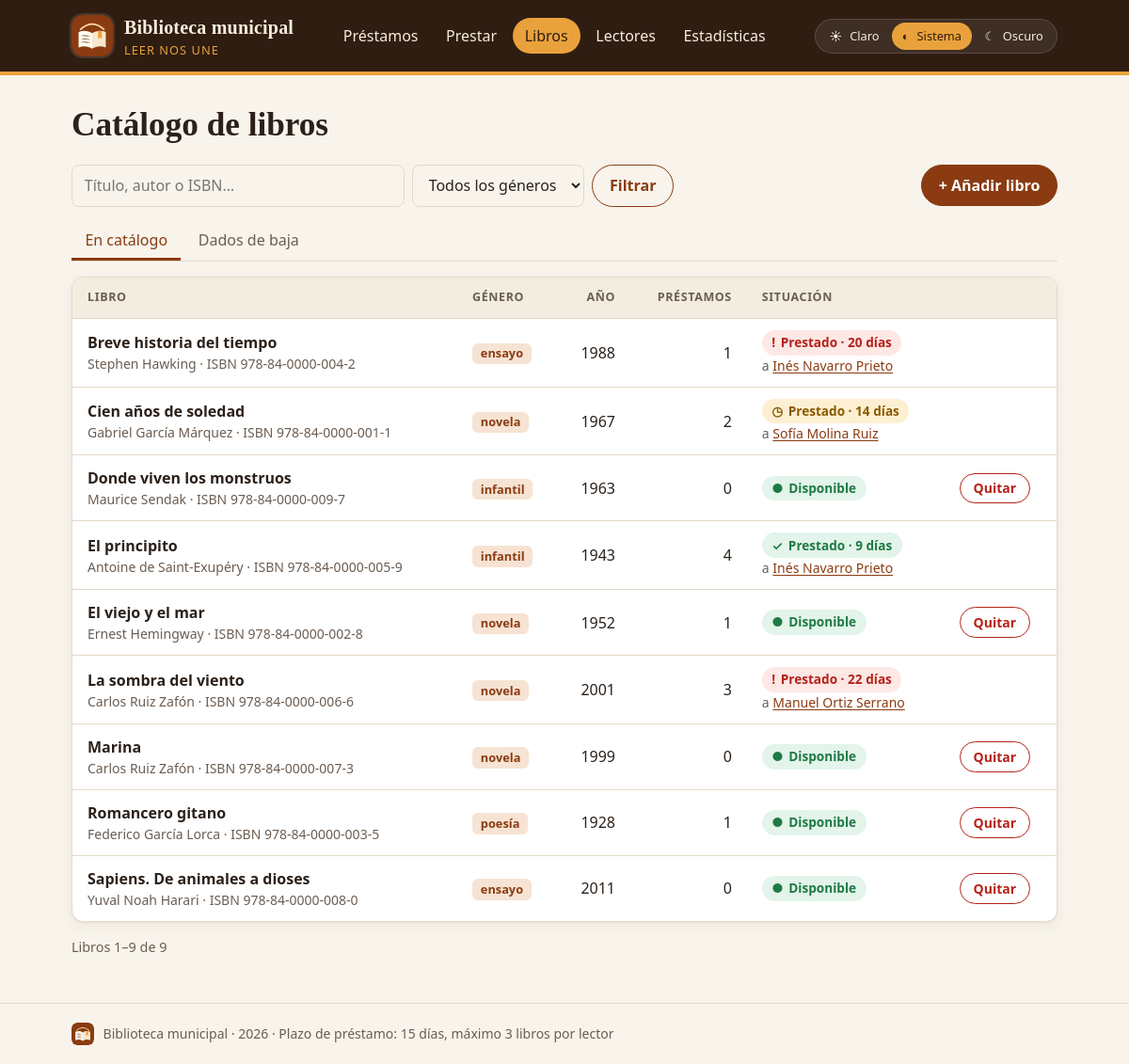
The page /libros.php on the database as committed earlier.
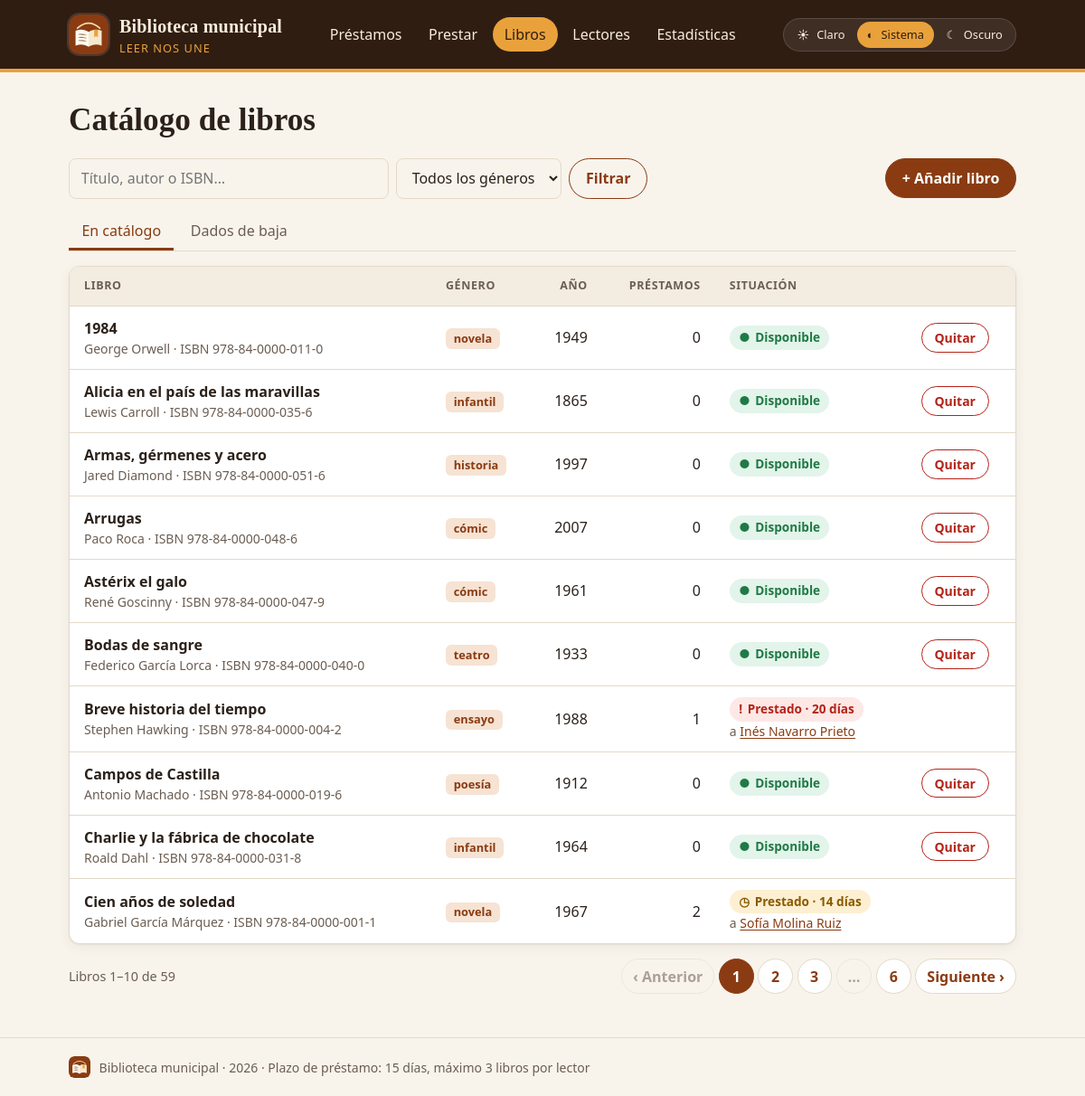
The same page on the database as committed later.
### tables this page shows
CREATE TABLE libros (
  id INT AUTO_INCREMENT PRIMARY KEY,
  isbn VARCHAR(17) NOT NULL UNIQUE,
  titulo VARCHAR(100) NOT NULL,
  autor VARCHAR(80) NOT NULL,
  anio INT,
  genero VARCHAR(20) NOT NULL,
  activo TINYINT(1) NOT NULL DEFAULT 1
);

### funciones.php (called while the page is built, shortened)
<?php
function e(?string $texto): string
{
    return htmlspecialchars($texto ?? '', ENT_QUOTES, 'UTF-8');
}
function estado_prestamo(int $dias): array
{
    if ($dias > PLAZO_DIAS) {
        return ['clase' => 'retrasado', 'icono' => '!', 'texto' => 'Retrasado ' . ($dias - PLAZO_DIAS) . ' d'];
    }
    if ($dias >= PLAZO_DIAS - 3) {
        return ['clase' => 'pronto', 'icono' => '◷', 'texto' => 'Vence pronto'];
    }
    return ['clase' => 'en-plazo', 'icono' => '✓', 'texto' => 'En plazo'];
}

### libros.php (the view, shortened to what the changed rows need)
<?php
require 'conexion.php';
$q = mb_substr(trim((string) filter_input(INPUT_GET, 'q')), 0, 60, 'UTF-8');
$genero = (string) filter_input(INPUT_GET, 'genero');
$genero = in_array($genero, GENEROS, true) ? $genero : '';
$verBajas = ($_GET['ver'] ?? '') === 'bajas';
$where = 'WHERE l.activo = ?';
$parametros = [$verBajas ? 0 : 1];
$recuento = $pdo->prepare("SELECT COUNT(*) FROM libros l $where");
$recuento->execute($parametros);
$total = (int) $recuento->fetchColumn();
$paginas = max(1, (int) ceil($total / POR_PAGINA));
$pagina = filter_input(INPUT_GET, 'pagina', FILTER_VALIDATE_INT, ['options' => ['min_range' => 1]]) ?: 1;
$pagina = min($pagina, $paginas);
$desde = ($pagina - 1) * POR_PAGINA;
$sql = "SELECT l.id, l.isbn, l.titulo, l.autor, l.anio, l.genero,
               (SELECT COUNT(*) FROM prestamos WHERE libro_id = l.id) AS veces,
               p.lector_id, DATEDIFF(CURDATE(), p.fecha_prestamo) AS dias,
               le.nombre, le.apellidos
        FROM libros l
        LEFT JOIN prestamos p ON p.libro_id = l.id AND p.fecha_devolucion IS NULL
        LEFT JOIN lectores le ON le.id = p.lector_id
        $where
        ORDER BY l.titulo, l.id
        LIMIT " . POR_PAGINA . " OFFSET $desde";
$consulta = $pdo->prepare($sql);
$consulta->execute($parametros);
$libros = $consulta->fetchAll();
function url_pagina(int $n): string
{
    global $q, $genero, $verBajas;
    return 'libros.php?' . http_build_query(array_filter([
        'q' => $q,
        'genero' => $genero,
        'ver' => $verBajas ? 'bajas' : '',
        'pagina' => $n > 1 ? $n : '',
    ], 'strlen'));
}
$titulo = 'Catálogo de libros';
require 'cabecera.php';
?>
<?php if (!$libros): ?>
  <p class="vacio">No hay ningún libro con esos criterios.</p>
<?php else: ?>
  <div class="tabla">
    <table>
      <thead>
        <tr>
          <th>Libro</th>
          <th>Género</th>
          <th class="num">Año</th>
          <th class="num">Préstamos</th>
          <th>Situación</th>
          <th><span class="oculto">Acción</span></th>
        </tr>
      </thead>
      <tbody>
        <?php foreach ($libros as $l): ?>
          <tr>
            <td>
              <strong><?= e($l['titulo']) ?></strong>
              <span class="secundario"><?= e($l['autor']) ?> · ISBN <?= e($l['isbn']) ?></span>
            </td>
            <td><span class="etiqueta"><?= e($l['genero']) ?></span></td>
            <td class="num"><?= $l['anio'] ?? '—' ?></td>
            <td class="num"><?= $l['veces'] ?></td>
            <td>
              <?php if ($verBajas): ?>
                <span class="secundario">De baja</span>
              <?php elseif ($l['lector_id']): ?>
                <?php $estado = estado_prestamo($l['dias']); ?>
                <span class="estado estado--<?= $estado['clase'] ?>">
                  <span aria-hidden="true"><?= $estado['icono'] ?></span> Prestado · <?= $l['dias'] ?> días
                </span>
                <span class="secundario">a <a href="lector.php?id=<?= $l['lector_id'] ?>"><?= e($l['nombre'] . ' ' . $l['apellidos']) ?></a></span>
              <?php else: ?>
                <span class="estado estado--disponible"><span aria-hidden="true">●</span> Disponible</span>
              <?php endif; ?>
            </td>
            <td>
              <?php if ($verBajas): ?>
                <form action="libro_quitar.php" method="post">
                  <?= campo_csrf() ?>
                  <input type="hidden" name="id" value="<?= $l['id'] ?>">
                  <input type="hidden" name="accion" value="recuperar">
                  <button type="submit" class="boton boton--secundario">Recuperar</button>
                </form>
              <?php elseif (!$l['lector_id']): ?>
                <form action="libro_quitar.php" method="post"
                      data-confirmar="¿Quitar «<?= e($l['titulo']) ?>» del catálogo?">
                  <button type="submit" class="boton boton--peligro">Quitar</button>
                </form>
              <?php endif; ?>
            </td>
          </tr>
        <?php endforeach; ?>
      </tbody>
    </table>
  </div>
  <nav class="paginacion" aria-label="Páginas del catálogo">
    <p class="paginacion__info">
      Libros <?= $desde + 1 ?>–<?= $desde + count($libros) ?> de <?= $total ?>
    </p>
    <?php if ($paginas > 1): ?>
      <ul>
        <li>
          <?php if ($pagina > 1): ?>
            <a href="<?= e(url_pagina($pagina - 1)) ?>" rel="prev"><span aria-hidden="true">‹</span> Anterior</a>
          <?php else: ?>
            <span class="desactivado"><span aria-hidden="true">‹</span> Anterior</span>
          <?php endif; ?>
        </li>
        <?php for ($n = 1; $n <= $paginas; $n++): ?>
          <?php if ($n === 1 || $n === $paginas || abs($n - $pagina) <= 2): ?>
            <li>
              <a href="<?= e(url_pagina($n)) ?>" <?= $n === $pagina ? 'aria-current="page"' : '' ?>
                 aria-label="Página <?= $n ?>"><?= $n ?></a>
            </li>
          <?php elseif (abs($n - $pagina) === 3): ?>
            <li><span class="desactivado" aria-hidden="true">…</span></li>
          <?php endif; ?>
        <?php endfor; ?>
        <li>
          <?php if ($pagina < $paginas): ?>
            <a href="<?= e(url_pagina($pagina + 1)) ?>" rel="next">Siguiente <span aria-hidden="true">›</span></a>
          <?php else: ?>
            <span class="desactivado">Siguiente <span aria-hidden="true">›</span></span>
          <?php endif; ?>
        </li>
      </ul>
    <?php endif; ?>
  </nav>
<?php endif; ?>
<?php require 'pie.php'; ?>

### cabecera.php (shortened to what the changed rows need)
<?php
$actual = basename($_SERVER['SCRIPT_NAME']);
$menu = [
    'index.php' => 'Préstamos',
    'nuevo.php' => 'Prestar',
    'libros.php' => 'Libros',
    'lectores.php' => 'Lectores',
    'estadisticas.php' => 'Estadísticas',
];
$seccion = [
    'libro_nuevo.php' => 'libros.php',
    'registro.php' => 'lectores.php',
    'lector.php' => 'lectores.php',
][$actual] ?? $actual;
$tema = $_COOKIE['tema'] ?? 'sistema';
$tema = in_array($tema, ['claro', 'oscuro', 'sistema'], true) ? $tema : 'sistema';
$temas = ['claro' => ['☀', 'Claro'], 'sistema' => ['◐', 'Sistema'], 'oscuro' => ['☾', 'Oscuro']];
?>
<!DOCTYPE html>
<html lang="es" data-tema="<?= $tema ?>">
<head>
  <link rel="stylesheet" href="estilos.css">
</head>
<body>
  <header class="cabecera">
    <div class="contenedor cabecera__fila">
      <nav aria-label="Menú principal">
        <?php foreach ($menu as $url => $texto): ?>
          <a href="<?= $url ?>" <?= $url === $seccion ? 'aria-current="page"' : '' ?>><?= $texto ?></a>
        <?php endforeach; ?>
      </nav>
      <div class="tema" role="group" aria-label="Tema de colores">
        <?php foreach ($temas as $valor => [$icono, $texto]): ?>
          <button type="button" data-tema-opcion="<?= $valor ?>" aria-pressed="<?= $valor === $tema ? 'true' : 'false' ?>"
                  title="Tema <?= mb_strtolower($texto) ?>">
            <span aria-hidden="true"><?= $icono ?></span><span class="tema__texto"><?= $texto ?></span>
          </button>
        <?php endforeach; ?>
      </div>
    </div>
  </header>
  <main class="contenedor">
    <h1><?= e($titulo) ?></h1>

Rows that differ between the two databases and show on the page:
no longer on this page (row unchanged): libros: titulo "Donde viven los monstruos", autor "Maurice Sendak", isbn "978-84-0000-009-7", genero "infantil", anio "1963", veces "0", shows "Disponible"
no longer on this page (row unchanged): libros: titulo "El principito", autor "Antoine de Saint-Exupéry", isbn "978-84-0000-005-9", genero "infantil", anio "1943", veces "4", icono "✓", dias "9", apellidos "Inés Navarro Prieto"
no longer on this page (row unchanged): libros: titulo "El viejo y el mar", autor "Ernest Hemingway", isbn "978-84-0000-002-8", genero "novela", anio "1952", veces "1", shows "Disponible"
no longer on this page (row unchanged): libros: titulo "La sombra del viento", autor "Carlos Ruiz Zafón", isbn "978-84-0000-006-6", genero "novela", anio "2001", veces "3", icono "!", dias "22", apellidos "Manuel Ortiz Serrano"
no longer on this page (row unchanged): libros: titulo "Marina", autor "Carlos Ruiz Zafón", isbn "978-84-0000-007-3", genero "novela", anio "1999", veces "0", shows "Disponible"
no longer on this page (row unchanged): libros: titulo "Romancero gitano", autor "Federico García Lorca", isbn "978-84-0000-003-5", genero "poesía", anio "1928", veces "1", shows "Disponible"
no longer on this page (row unchanged): libros: titulo "Sapiens. De animales a dioses", autor "Yuval Noah Harari", isbn "978-84-0000-008-0", genero "ensayo", anio "2011", veces "0", shows "Disponible"
added libros: titulo "1984", autor "George Orwell", isbn "978-84-0000-011-0", genero "novela", anio "1949", veces "0", shows "Disponible"
added libros: titulo "Alicia en el país de las maravillas", autor "Lewis Carroll", isbn "978-84-0000-035-6", genero "infantil", anio "1865", veces "0", shows "Disponible"
added libros: titulo "Armas, gérmenes y acero", autor "Jared Diamond", isbn "978-84-0000-051-6", genero "historia", anio "1997", veces "0", shows "Disponible"
added libros: titulo "Arrugas", autor "Paco Roca", isbn "978-84-0000-048-6", genero "cómic", anio "2007", veces "0", shows "Disponible"
added libros: titulo "Astérix el galo", autor "René Goscinny", isbn "978-84-0000-047-9", genero "cómic", anio "1961", veces "0", shows "Disponible"
added libros: titulo "Bodas de sangre", autor "Federico García Lorca", isbn "978-84-0000-040-0", genero "teatro", anio "1933", veces "0", shows "Disponible"
added libros: titulo "Campos de Castilla", autor "Antonio Machado", isbn "978-84-0000-019-6", genero "poesía", anio "1912", veces "0", shows "Disponible"
added libros: titulo "Charlie y la fábrica de chocolate", autor "Roald Dahl", isbn "978-84-0000-031-8", genero "infantil", anio "1964", veces "0", shows "Disponible"
Other text that changed with them:
$desde + count($libros): "9" → "10"
$total: "9" → "59"
text now shown: "‹ Anterior Siguiente ›"
new list line: "1"
new list line: "2"
new list line: "3"
new list line: "6"
